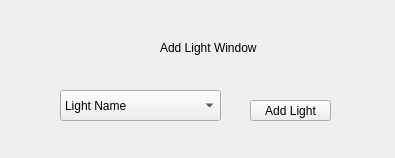
<?xml version="1.0" encoding="UTF-8"?>
<ui version="4.0">
 <class>Form</class>
 <widget class="QWidget" name="Form">
  <property name="geometry">
   <rect>
    <x>0</x>
    <y>0</y>
    <width>395</width>
    <height>158</height>
   </rect>
  </property>
  <property name="windowTitle">
   <string>Form</string>
  </property>
  <widget class="QComboBox" name="comboBox">
   <property name="geometry">
    <rect>
     <x>60</x>
     <y>90</y>
     <width>161</width>
     <height>31</height>
    </rect>
   </property>
   <item>
    <property name="text">
     <string>Light Name</string>
    </property>
   </item>
  </widget>
  <widget class="QPushButton" name="pushButton">
   <property name="geometry">
    <rect>
     <x>250</x>
     <y>100</y>
     <width>81</width>
     <height>21</height>
    </rect>
   </property>
   <property name="text">
    <string>Add Light</string>
   </property>
  </widget>
  <widget class="QLabel" name="label">
   <property name="geometry">
    <rect>
     <x>160</x>
     <y>40</y>
     <width>111</width>
     <height>16</height>
    </rect>
   </property>
   <property name="text">
    <string>Add Light Window</string>
   </property>
  </widget>
 </widget>
 <resources/>
 <connections/>
</ui>
